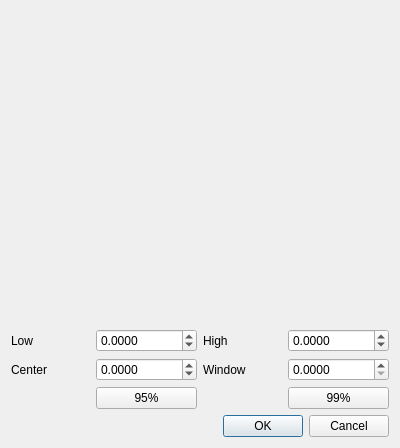
<?xml version="1.0" encoding="UTF-8"?>
<ui version="4.0">
 <class>SetGrayLevelsDlg</class>
 <widget class="QDialog" name="SetGrayLevelsDlg">
  <property name="geometry">
   <rect>
    <x>0</x>
    <y>0</y>
    <width>400</width>
    <height>448</height>
   </rect>
  </property>
  <property name="windowTitle">
   <string>Set displayed gray levels interval</string>
  </property>
  <layout class="QVBoxLayout" name="verticalLayout_2">
   <item>
    <layout class="QVBoxLayout" name="verticalLayout">
     <item>
      <widget class="QtAddons::PlotWidget" name="histogram" native="true"/>
     </item>
     <item>
      <layout class="QGridLayout" name="gridLayout">
       <item row="0" column="0">
        <widget class="QLabel" name="label">
         <property name="text">
          <string>Low</string>
         </property>
        </widget>
       </item>
       <item row="0" column="2">
        <widget class="QLabel" name="label_2">
         <property name="text">
          <string>High</string>
         </property>
        </widget>
       </item>
       <item row="0" column="1">
        <widget class="QDoubleSpinBox" name="doubleSpinBox_levelLow">
         <property name="decimals">
          <number>4</number>
         </property>
         <property name="minimum">
          <double>-9999999.000000000000000</double>
         </property>
         <property name="maximum">
          <double>9999999.000000000000000</double>
         </property>
        </widget>
       </item>
       <item row="0" column="3">
        <widget class="QDoubleSpinBox" name="doubleSpinBox_levelHigh">
         <property name="decimals">
          <number>4</number>
         </property>
         <property name="minimum">
          <double>-9999999.000000000000000</double>
         </property>
         <property name="maximum">
          <double>9999999.000000000000000</double>
         </property>
        </widget>
       </item>
       <item row="1" column="0">
        <widget class="QLabel" name="label_3">
         <property name="text">
          <string>Center</string>
         </property>
        </widget>
       </item>
       <item row="1" column="1">
        <widget class="QDoubleSpinBox" name="doubleSpinBox_levelCenter">
         <property name="decimals">
          <number>4</number>
         </property>
         <property name="minimum">
          <double>-9999999.000000000000000</double>
         </property>
         <property name="maximum">
          <double>99999999.000000000000000</double>
         </property>
         <property name="value">
          <double>0.000000000000000</double>
         </property>
        </widget>
       </item>
       <item row="1" column="2">
        <widget class="QLabel" name="label_4">
         <property name="text">
          <string>Window</string>
         </property>
        </widget>
       </item>
       <item row="1" column="3">
        <widget class="QDoubleSpinBox" name="doubleSpinBox_levelWindow">
         <property name="decimals">
          <number>4</number>
         </property>
         <property name="minimum">
          <double>0.000000000000000</double>
         </property>
         <property name="maximum">
          <double>9999999.000000000000000</double>
         </property>
         <property name="value">
          <double>0.000000000000000</double>
         </property>
        </widget>
       </item>
       <item row="2" column="1">
        <widget class="QPushButton" name="pushButton_95pc">
         <property name="text">
          <string>95%</string>
         </property>
        </widget>
       </item>
       <item row="2" column="3">
        <widget class="QPushButton" name="pushButton_99pc">
         <property name="text">
          <string>99%</string>
         </property>
        </widget>
       </item>
      </layout>
     </item>
    </layout>
   </item>
   <item>
    <widget class="QDialogButtonBox" name="buttonBox">
     <property name="orientation">
      <enum>Qt::Horizontal</enum>
     </property>
     <property name="standardButtons">
      <set>QDialogButtonBox::Cancel|QDialogButtonBox::Ok</set>
     </property>
    </widget>
   </item>
  </layout>
 </widget>
 <customwidgets>
  <customwidget>
   <class>QtAddons::PlotWidget</class>
   <extends>QWidget</extends>
   <header location="global">plotwidget.h</header>
   <container>1</container>
  </customwidget>
 </customwidgets>
 <resources/>
 <connections>
  <connection>
   <sender>buttonBox</sender>
   <signal>accepted()</signal>
   <receiver>SetGrayLevelsDlg</receiver>
   <slot>accept()</slot>
   <hints>
    <hint type="sourcelabel">
     <x>248</x>
     <y>254</y>
    </hint>
    <hint type="destinationlabel">
     <x>157</x>
     <y>274</y>
    </hint>
   </hints>
  </connection>
  <connection>
   <sender>buttonBox</sender>
   <signal>rejected()</signal>
   <receiver>SetGrayLevelsDlg</receiver>
   <slot>reject()</slot>
   <hints>
    <hint type="sourcelabel">
     <x>316</x>
     <y>260</y>
    </hint>
    <hint type="destinationlabel">
     <x>286</x>
     <y>274</y>
    </hint>
   </hints>
  </connection>
 </connections>
</ui>
